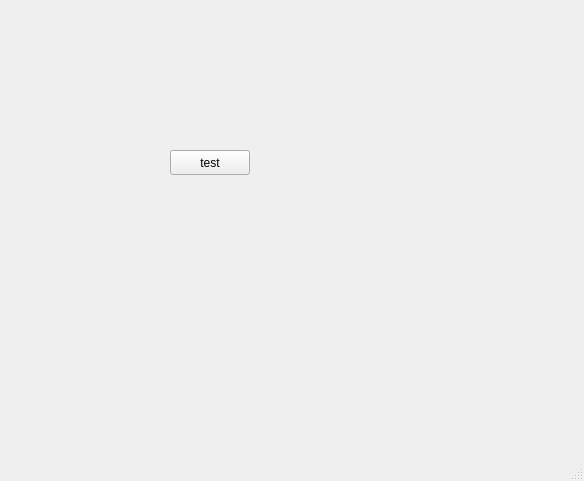
<?xml version="1.0" encoding="UTF-8"?>
<ui version="4.0">
 <class>screen_2</class>
 <widget class="QMainWindow" name="screen_2">
  <property name="geometry">
   <rect>
    <x>0</x>
    <y>0</y>
    <width>584</width>
    <height>481</height>
   </rect>
  </property>
  <property name="windowTitle">
   <string>MainWindow</string>
  </property>
  <widget class="QWidget" name="centralwidget">
   <widget class="QPushButton" name="pushButton">
    <property name="geometry">
     <rect>
      <x>170</x>
      <y>150</y>
      <width>80</width>
      <height>25</height>
     </rect>
    </property>
    <property name="text">
     <string>test</string>
    </property>
   </widget>
  </widget>
  <widget class="QMenuBar" name="menubar">
   <property name="geometry">
    <rect>
     <x>0</x>
     <y>0</y>
     <width>584</width>
     <height>22</height>
    </rect>
   </property>
  </widget>
  <widget class="QStatusBar" name="statusbar"/>
 </widget>
 <resources/>
 <connections/>
</ui>
